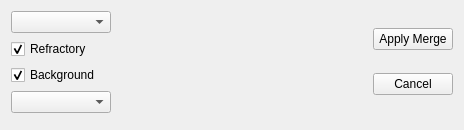
      <widget class="QWidget" name="page_6">
       <layout class="QVBoxLayout" name="verticalLayout_12">
        <item>
         <layout class="QHBoxLayout" name="horizontalLayout_25">
          <property name="sizeConstraint">
           <enum>QLayout::SetMinimumSize</enum>
          </property>
          <item>
           <layout class="QVBoxLayout" name="verticalLayout_11">
            <item>
             <widget class="QComboBox" name="comboBox_merge_c1">
              <property name="minimumSize">
               <size>
                <width>100</width>
                <height>0</height>
               </size>
              </property>
             </widget>
            </item>
            <item>
             <widget class="QCheckBox" name="checkBox_merge_refractory">
              <property name="text">
               <string>Refractory</string>
              </property>
              <property name="checked">
               <bool>true</bool>
              </property>
             </widget>
            </item>
            <item>
             <widget class="QCheckBox" name="checkBox_merge_background">
              <property name="text">
               <string>Background</string>
              </property>
              <property name="checked">
               <bool>true</bool>
              </property>
             </widget>
            </item>
            <item>
             <widget class="QComboBox" name="comboBox_merge_c2"/>
            </item>
           </layout>
          </item>
          <item>
           <widget class="MatplotlibWidget" name="mplwidget_merge_wv" native="true">
            <property name="sizePolicy">
             <sizepolicy hsizetype="Expanding" vsizetype="Maximum">
              <horstretch>0</horstretch>
              <verstretch>0</verstretch>
             </sizepolicy>
            </property>
            <property name="minimumSize">
             <size>
              <width>250</width>
              <height>100</height>
             </size>
            </property>
            <property name="autoFillBackground">
             <bool>true</bool>
            </property>
           </widget>
          </item>
          <item>
           <layout class="QVBoxLayout" name="verticalLayout_10">
            <item>
             <widget class="QPushButton" name="pushButton_merge_apply">
              <property name="text">
               <string>Apply Merge</string>
              </property>
             </widget>
            </item>
            <item>
             <widget class="QPushButton" name="pushButton_merge_cancel">
              <property name="text">
               <string>Cancel</string>
              </property>
             </widget>
            </item>
           </layout>
          </item>
         </layout>
        </item>
        <item>
         <widget class="MatplotlibWidget" name="mplwidget_merge" native="true">
          <property name="sizePolicy">
           <sizepolicy hsizetype="Expanding" vsizetype="Expanding">
            <horstretch>0</horstretch>
            <verstretch>0</verstretch>
           </sizepolicy>
          </property>
          <property name="autoFillBackground">
           <bool>true</bool>
          </property>
         </widget>
        </item>
       </layout>
      </widget>
